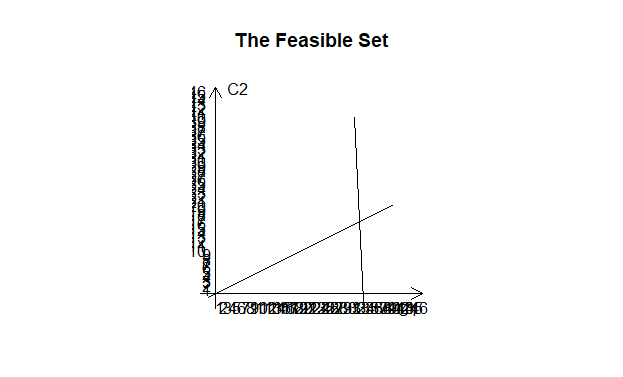

Write the R code that produced this figure.
# Set 2.2a - Question 4

library(lpSolveAPI)

#number of decision variables
varlin <- make.lp(0, 2)

#Objective function definition
set.objfn(varlin, c(1, 25))   
lp.control(varlin,sense='max')  

#Constraints
add.constraint(varlin, c(300, 15), "<=", 10000)
add.constraint(varlin, c(-1, 2), "<=", 0)
add.constraint(varlin, c(1, 0), "<=", 400)

# Non-Negativity
set.bounds(varlin, lower = c(0,0), columns = c(1,2))

varlin
solve(varlin)

get.variables(varlin)     #optimal value of D.V. - decision variables
get.objective(varlin)     #optimal value of objective function

plot.lpExtPtr(varlin)
